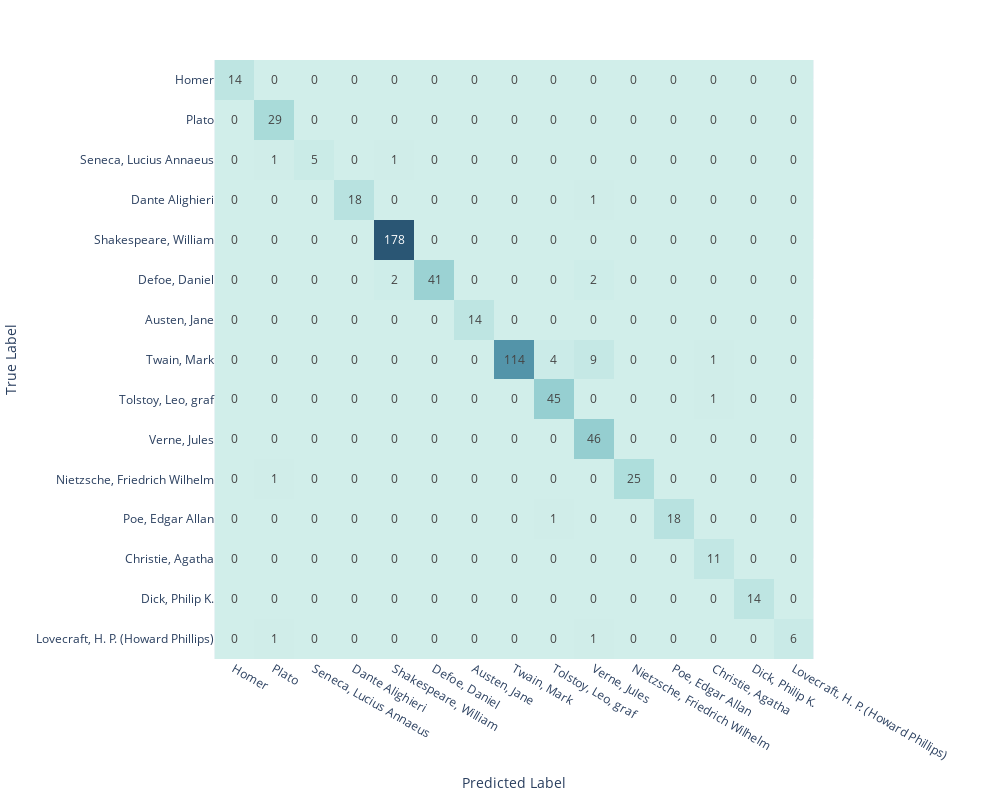

Source (notebook cell):
### Markdown cell above
Seeing the predictions:

### Code cell
fig = px.imshow(confusion_matrix(library_select['author'], pipe_nn.predict(library_select['book_content'])),
                width=1000,
                height=800,
                text_auto=True,
                labels=dict(x="Predicted Label",
                            y="True Label"),
                            x=tuple(authors_to_num.keys()),
                            y=tuple(authors_to_num.keys()),
                            color_continuous_scale='Teal'
                            )

fig.update(layout_coloraxis_showscale=False)

fig.show()

### Figure 1 — Plotly figure (JSON) as saved in the notebook; plotly's stock layout.template omitted (floating-point values rounded to 4 significant figures; data arrays with more than 128 entries replaced by an {"elided": "..."} marker saying what was removed)
{"data": [{"coloraxis": "coloraxis", "hovertemplate": "Predicted Label: %{x}<br>True Label: %{y}<br>color: %{z}<extra></extra>", "name": "0", "texttemplate": "%{z}", "type": "heatmap", "x": ["Homer", "Plato", "Seneca, Lucius Annaeus", "Dante Alighieri", "Shakespeare, William", "Defoe, Daniel", "Austen, Jane", "Twain, Mark", "Tolstoy, Leo, graf", "Verne, Jules", "Nietzsche, Friedrich Wilhelm", "Poe, Edgar Allan", "Christie, Agatha", "Dick, Philip K.", "Lovecraft, H. P. (Howard Phillips)"], "xaxis": "x", "y": ["Homer", "Plato", "Seneca, Lucius Annaeus", "Dante Alighieri", "Shakespeare, William", "Defoe, Daniel", "Austen, Jane", "Twain, Mark", "Tolstoy, Leo, graf", "Verne, Jules", "Nietzsche, Friedrich Wilhelm", "Poe, Edgar Allan", "Christie, Agatha", "Dick, Philip K.", "Lovecraft, H. P. (Howard Phillips)"], "yaxis": "y", "z": {"elided": "15x15 int values"}}], "layout": {"coloraxis": {"colorscale": [[0, "rgb(209, 238, 234)"], [0.1667, "rgb(168, 219, 217)"], [0.3333, "rgb(133, 196, 201)"], [0.5, "rgb(104, 171, 184)"], [0.6667, "rgb(79, 144, 166)"], [0.8333, "rgb(59, 115, 143)"], [1, "rgb(42, 86, 116)"]], "showscale": false}, "height": 800, "margin": {"t": 60}, "width": 1000, "xaxis": {"anchor": "y", "constrain": "domain", "domain": [0, 1], "scaleanchor": "y", "title": {"text": "Predicted Label"}}, "yaxis": {"anchor": "x", "autorange": "reversed", "constrain": "domain", "domain": [0, 1], "title": {"text": "True Label"}}}}
